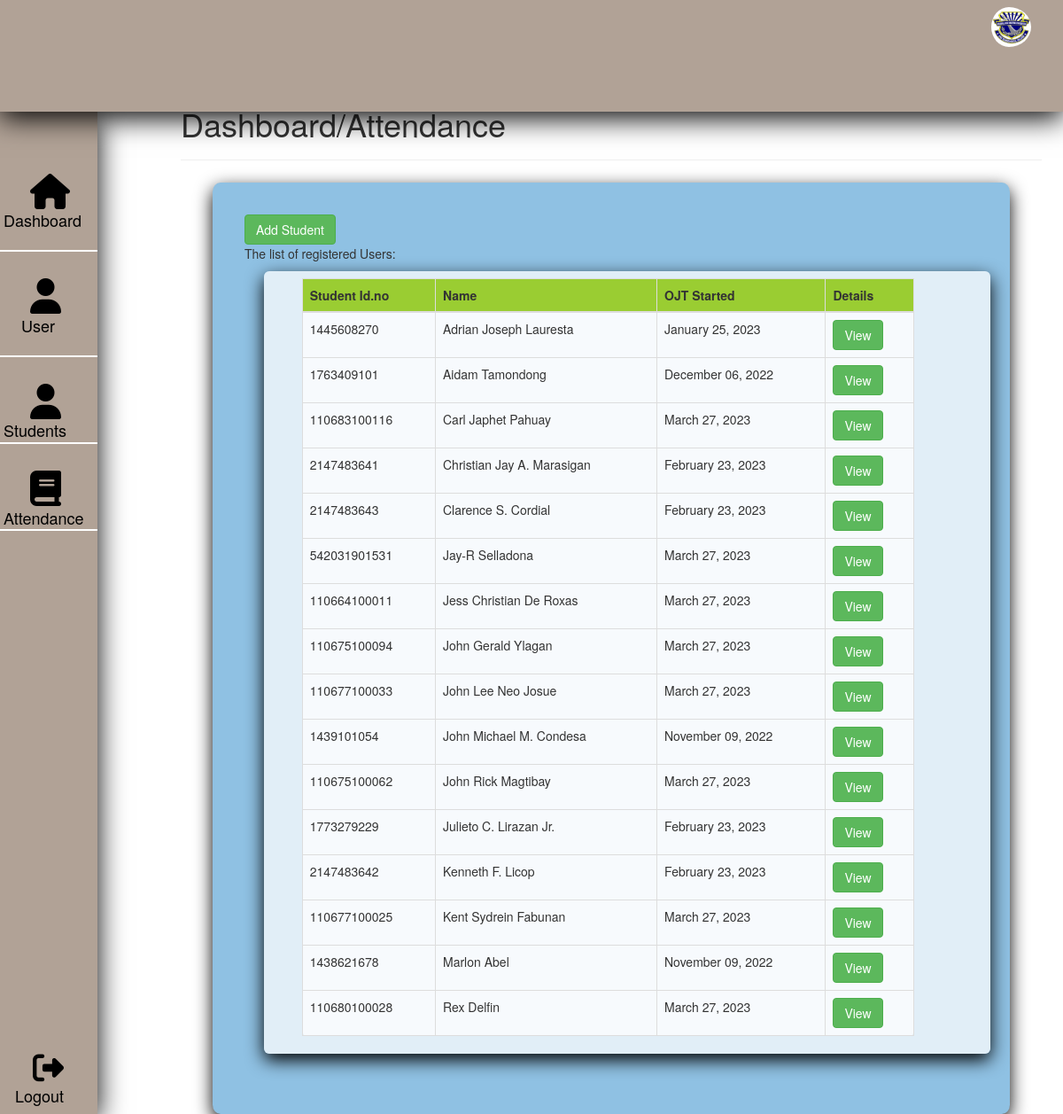
Page /admin/manage-students.php (signed in) on the committed database.
### tables this page shows
CREATE TABLE `account` (
  `account_ID` int(11) NOT NULL,
  `student_id` bigint(20) NOT NULL,
  `number_on_id` int(11) NOT NULL,
  `name` varchar(255) NOT NULL,
  `time_added` date NOT NULL
);

### admin/manage-students.php (the view, shortened to what this page needs)
<?php
$conn= con();
$sql = "SELECT  student_id, name, DATE_FORMAT(time_added, '%M %d, %Y') as time_added FROM account  ORDER By name ";
$students = $conn->query($sql) or die($con->error);
$row = $students->fetch_assoc();
?>
<!DOCTYPE html>
<html lang="en">
<head>
    <link rel="stylesheet" href="../css/manage-students.css">
    <link rel="stylesheet" href="https://maxcdn.bootstrapcdn.com/bootstrap/3.4.1/css/bootstrap.min.css">
    <link rel="stylesheet" href="https://cdnjs.cloudflare.com/ajax/libs/font-awesome/4.7.0/css/font-awesome.min.css">
    <link rel="stylesheet" href="path/to/font-awesome/css/font-awesome.min.css">
</head>
<body>
    <?php if(isset($_SESSION['Userlogin']) && ($_SESSION['Access'] == "administrator")){ ?>
    <div class="top">
        <div class="welcome">
            <img src="../pmftci.jpg" alt="">
        </div>
    </div>
    <div class="sidebar">
        <nav>
            <ul>
                <br><br>
                <li class="active"><a href="home.php">&nbsp; &nbsp; &nbsp; <i class="fa fa-home"></i><br> Dashboard</a>
                </li><br>
                <div class="line"></div>
                <li><a href="manage-admin.php">&nbsp; &nbsp; &nbsp; <i class="fa fa-user"></i><br>&nbsp; &nbsp; User</a>
                </li><br>
                <div class="line"></div>
                <li><a href="manage-students.php">&nbsp; &nbsp; &nbsp; <i class="fa fa-user"></i><br>Students</a> </li>
                <div class="line"></div>
                <li><a href="../attend.php">&nbsp; &nbsp; &nbsp; <i class="fa fa-book"></i><br>Attendance</a> </li>
                <div class="line"></div>
            </ul>
        </nav>
        <div class="logout">
            <a href="logout.php">&nbsp; &nbsp; &nbsp;<i class="fa fa-sign-out"></i><br>&nbsp;Logout</a>
        </div>
    </div>
    <div class="header">
        <h1>Dashboard/Attendance</h3>
            <hr>
    </div>
    <br>
    <main class="main-container1">
            <button type="button" onclick="document.location='add-student.php'" class="btn btn-success"> Add
                Student</button>
            <p>The list of registered Users:</p>
            <section class="table1">
            <table class="table table-bordered">
                <thead style="background-color:yellowgreen;">
                    <tr>
                        <th>Student Id.no</th>
                        <th>Name</th>
                        <th>OJT Started </th>
                        <th>Details</th>
                    </tr>
                </thead>
                <tbody>
                    <?php do{ ?>
                    <tr>
                        <td><?php echo $row['student_id']; ?></td>
                        <td><?php echo $row['name']; ?></td>
                        <td><?php echo $row['time_added']; ?></td>
                        <td><a class="btn btn-success"
                                href="view-students.php?studentID=<?php echo $row['student_id']; ?>">View</a>
                        </td>
                    </tr>
                    <?php }while($row = $students->fetch_assoc()) ?>
                </tbody>
            </table>
            </section>
                    </main>
    <?php }else{
  header("Location: login.php?Login First");
} ?>
</body>
</html>

### css/manage-students.css (style rules this page uses)
body { background: ""; }
.top { position : fixed; top : 0; left : 0; right : 0; box-shadow: 0 7px 30px #000; height : 10%; background: #b1a296; z-index : 2; }
.top .welcome { display : flex; float : right; margin-right: 3%; margin-top : 8px; }
.top .welcome img { border-radius: 50%; width : 50px; height : auto; align-items : center; padding-left : 5px; }
.sidebar { position : fixed; box-shadow : 0 7px 30px#000; left : -36px; top : 10%; bottom : 0; background : #b1a296; }
.sidebar .line { margin-left: -100%; border : 1px solid white; }
.sidebar ul li { display: block; margin-right: 15px; }
.sidebar ul li a { text-decoration: none; font-size : 18px; color : black; }
.sidebar ul li i { font-size : 40px; padding-top: 30px; }
.sidebar .logout { position : absolute; margin-left : 33%; bottom : 0; margin-bottom: 5%; }
.sidebar .logout a { font-size : 18px; text-decoration: none; color : black; }
.sidebar .logout i { font-size: 35px; }
.header { margin-left : 20%; margin-top : 7%; margin-right: 2%; height : 30px; }
.main-container1 { margin-left : 20%; box-shadow : 0 7px 20px#000; margin-top : 3%; margin-right : 10%; height : auto; border-radius: 1%; right : 0; left : 0; padding-top: 3%; flex-wrap : wrap; background : #8fc1e3; z-index : 1; padding-bottom: 5%; padding-left: 3%; }
.main-container1 .table1 { padding-left : 5%; padding-right : 10%; margin-bottom: 5%; width : 95%; max-height : calc(89% - 1.6rem); background-color: #fffb; margin : .8rem auto; border-radius: .6rem; overflow: auto; overflow: overlay; box-shadow : 0 7px 20px#000; }
.table { padding-left : 5%; padding-right : 10%; width : 95%; max-height : calc(89% - 1.6rem); background-color: #fffb; margin : .8rem auto; border-radius: .6rem; overflow: auto; overflow: overlay; }
@media only screen and (min-width: 769px) and (max-width: 1200px) { .header { margin-top : 10%; margin-left: 17%; } }
@media only screen and (min-width: 769px) and (max-width: 1200px) { .main-container1 { margin-right: 5%; } }

### rows in the picture
account: student "1445608270", name "Adrian Joseph Lauresta", time_added "January 25, 2023"
account: student "1763409101", name "Aidam Tamondong", time_added "December 06, 2022"
account: student "110683100116", name "Carl Japhet Pahuay", time_added "March 27, 2023"
account: student "2147483641", name "Christian Jay A. Marasigan", time_added "February 23, 2023"
account: student "2147483643", name "Clarence S. Cordial", time_added "February 23, 2023"
account: student "542031901531", name "Jay-R Selladona", time_added "March 27, 2023"
account: student "110664100011", name "Jess Christian De Roxas", time_added "March 27, 2023"
account: student "110675100094", name "John Gerald Ylagan", time_added "March 27, 2023"
account: student "110677100033", name "John Lee Neo Josue", time_added "March 27, 2023"
account: student "1439101054", name "John Michael M. Condesa", time_added "November 09, 2022"
account: student "110675100062", name "John Rick Magtibay", time_added "March 27, 2023"
account: student "1773279229", name "Julieto C. Lirazan Jr.", time_added "February 23, 2023"
account: student "2147483642", name "Kenneth F. Licop", time_added "February 23, 2023"
account: student "110677100025", name "Kent Sydrein Fabunan", time_added "March 27, 2023"
account: student "1438621678", name "Marlon Abel", time_added "November 09, 2022"
account: student "110680100028", name "Rex Delfin", time_added "March 27, 2023"
